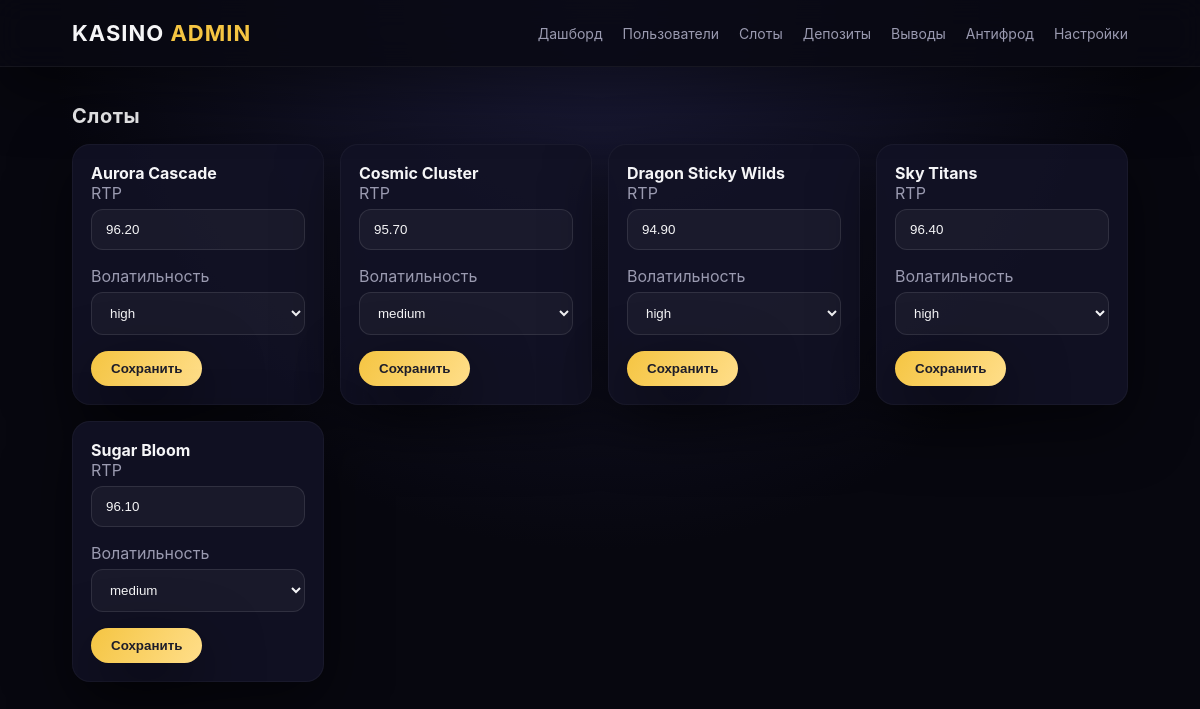
Before: /admin/slots.php (signed in) with the older database file.
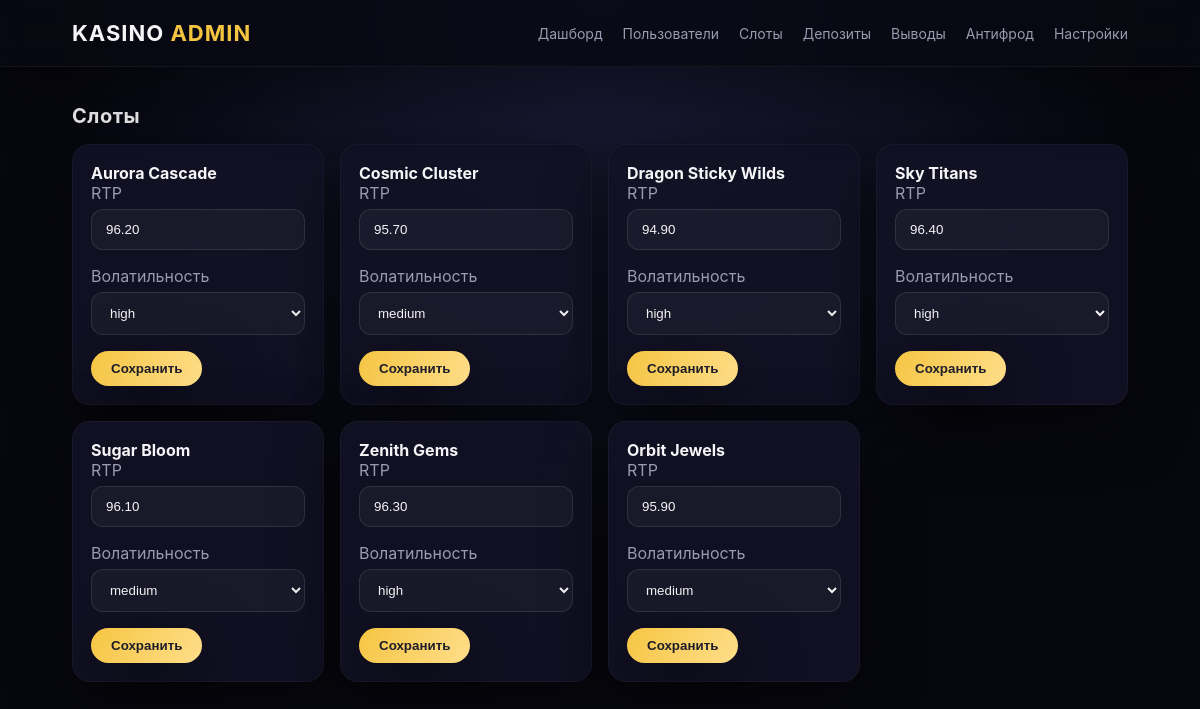
After: the same page with the newer database file.
### tables this page shows
CREATE TABLE slots (
    id INT AUTO_INCREMENT PRIMARY KEY,
    slug VARCHAR(100) NOT NULL UNIQUE,
    name VARCHAR(100) NOT NULL,
    rtp DECIMAL(4,2) NOT NULL,
    volatility VARCHAR(20) NOT NULL,
    created_at TIMESTAMP DEFAULT CURRENT_TIMESTAMP
);

### helpers.php (called while the page is built, shortened)
<?php
function db(): PDO
{
    static $pdo;
    if ($pdo) {
        return $pdo;
    }
    $config = require __DIR__ . '/config.php';
    $dsn = sprintf(
        'mysql:host=%s;dbname=%s;charset=%s',
        $config['db']['host'],
        $config['db']['name'],
        $config['db']['charset']
    );
    $pdo = new PDO($dsn, $config['db']['user'], $config['db']['pass'], [
        PDO::ATTR_ERRMODE => PDO::ERRMODE_EXCEPTION,
        PDO::ATTR_DEFAULT_FETCH_MODE => PDO::FETCH_ASSOC,
        PDO::ATTR_EMULATE_PREPARES => false,
    ]);
    return $pdo;
}

### admin/slots.php (the view, shortened to what this page needs)
<?php
require __DIR__ . '/layout.php';
$slots = db()->query('SELECT slug, name, rtp, volatility FROM slots ORDER BY id')->fetchAll();
admin_header('Слоты');
?>
<div class="section">
    <h2>Слоты</h2>
    <div class="cards">
        <?php foreach ($slots as $slot): ?>
            <form class="card" method="post">
                <strong><?php echo $slot['name']; ?></strong>
                <label>RTP</label>
                <input type="number" name="rtp" step="0.1" value="<?php echo $slot['rtp']; ?>">
                <label>Волатильность</label>
                <select name="volatility">
                    <option value="medium" <?php echo $slot['volatility'] === 'medium' ? 'selected' : ''; ?>>medium</option>
                    <option value="high" <?php echo $slot['volatility'] === 'high' ? 'selected' : ''; ?>>high</option>
                </select>
                <button class="btn" type="submit">Сохранить</button>
            </form>
        <?php endforeach; ?>
    </div>
</div>
<?php admin_footer(); ?>

### admin/layout.php (shortened to what this page needs)
<?php
function admin_header(string $title): void
{
    echo '<!doctype html><html lang="ru"><head><meta charset="utf-8"><meta name="viewport" content="width=device-width, initial-scale=1">';
    echo '<link rel="stylesheet" href="/assets/css/style.css">';
    echo "<title>{$title}</title></head><body>";
    echo '<div class="topbar"><div class="logo">Kasino <span>Admin</span></div>';
    echo '<nav class="nav">';
    echo '<a href="/admin/dashboard.php">Дашборд</a>';
    echo '<a href="/admin/users.php">Пользователи</a>';
    echo '<a href="/admin/slots.php">Слоты</a>';
    echo '<a href="/admin/deposits.php">Депозиты</a>';
    echo '<a href="/admin/withdrawals.php">Выводы</a>';
    echo '<a href="/admin/antifraud.php">Антифрод</a>';
    echo '<a href="/admin/settings.php">Настройки</a>';
    echo '</nav></div>';
}
function admin_footer(): void
{
    echo '</body></html>';
}

### assets/css/style.css (style rules this page uses)
:root { --bg: #0b0b14; --panel: #121225; --panel-strong: #181834; --accent: #f5c542; --accent-soft: rgba(245, 197, 66, 0.2); --neon: #00f0ff; --neon-soft: rgba(0, 240, 255, 0.15); --text: #f5f5f7; --muted: #9a9ab0; --danger: #ff5f6d; --success: #3ef7b0; --shadow: 0 20px 60px rgba(0, 0, 0, 0.5); --glow: 0 0 30px rgba(0, 240, 255, 0.2); font-family: 'Inter', 'Segoe UI', system-ui, sans-serif; }
* { box-sizing: border-box; }
body { margin: 0; background: radial-gradient(circle at top, #1c1c3a, #07070f 55%) fixed; color: var(--text); }
a { color: inherit; text-decoration: none; }
.topbar { display: flex; align-items: center; justify-content: space-between; padding: 20px 6vw; background: rgba(9, 9, 18, 0.85); backdrop-filter: blur(14px); border-bottom: 1px solid rgba(255, 255, 255, 0.05); position: sticky; top: 0; z-index: 50; box-shadow: var(--shadow); }
.logo { font-size: 22px; font-weight: 700; letter-spacing: 1px; text-transform: uppercase; }
.logo span { color: var(--accent); }
.nav { display: flex; gap: 20px; font-size: 14px; color: var(--muted); }
.btn { padding: 10px 20px; border-radius: 999px; background: linear-gradient(120deg, var(--accent), #ffde8a); color: #1d1d2a; font-weight: 600; border: none; cursor: pointer; box-shadow: var(--shadow); transition: transform 0.2s ease, box-shadow 0.2s ease; }
.section { padding: 20px 6vw 60px; }
.section h2 { font-size: 20px; margin-bottom: 16px; letter-spacing: 0.5px; }
.cards { display: grid; gap: 16px; grid-template-columns: repeat(auto-fit, minmax(200px, 1fr)); }
.card { background: rgba(18, 18, 37, 0.9); padding: 18px; border-radius: 18px; border: 1px solid rgba(255, 255, 255, 0.04); box-shadow: var(--shadow); transition: transform 0.2s ease, border-color 0.2s ease; }
label { display: block; margin-bottom: 6px; color: var(--muted); }
input, textarea, select { width: 100%; padding: 12px 14px; border-radius: 12px; border: 1px solid rgba(255, 255, 255, 0.1); background: rgba(255, 255, 255, 0.04); color: var(--text); margin-bottom: 16px; outline: none; transition: border-color 0.2s ease, box-shadow 0.2s ease; }

Changed rows visible on the page:
added slots: name "Zenith Gems", rtp "96.30", volatility "high"
added slots: name "Orbit Jewels", rtp "95.90", volatility "medium"
